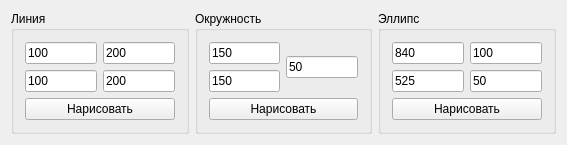
<?xml version="1.0" encoding="UTF-8"?>
<ui version="4.0">
 <class>Lab1</class>
 <widget class="QWidget" name="Lab1">
  <property name="enabled">
   <bool>true</bool>
  </property>
  <property name="geometry">
   <rect>
    <x>0</x>
    <y>0</y>
    <width>567</width>
    <height>130</height>
   </rect>
  </property>
  <property name="windowTitle">
   <string>Лабораторная №1</string>
  </property>
  <layout class="QGridLayout" name="gridLayout_4">
   <item row="0" column="0">
    <layout class="QVBoxLayout" name="verticalLayout">
     <item>
      <layout class="QHBoxLayout" name="horizontalLayout">
       <item>
        <widget class="QGroupBox" name="groupBox">
         <property name="title">
          <string>Линия</string>
         </property>
         <layout class="QGridLayout" name="gridLayout">
          <item row="0" column="0">
           <widget class="QLineEdit" name="lineX1">
            <property name="text">
             <string>100</string>
            </property>
           </widget>
          </item>
          <item row="0" column="1">
           <widget class="QLineEdit" name="lineX2">
            <property name="text">
             <string>200</string>
            </property>
           </widget>
          </item>
          <item row="1" column="1">
           <widget class="QLineEdit" name="lineY2">
            <property name="text">
             <string>200</string>
            </property>
           </widget>
          </item>
          <item row="2" column="0" colspan="2">
           <widget class="QPushButton" name="buttonLine">
            <property name="text">
             <string>Нарисовать</string>
            </property>
           </widget>
          </item>
          <item row="1" column="0">
           <widget class="QLineEdit" name="lineY1">
            <property name="text">
             <string>100</string>
            </property>
           </widget>
          </item>
         </layout>
         <zorder>lineY1</zorder>
         <zorder>lineX1</zorder>
         <zorder>buttonLine</zorder>
         <zorder>lineY2</zorder>
         <zorder>lineX2</zorder>
        </widget>
       </item>
       <item>
        <widget class="QGroupBox" name="groupBox_2">
         <property name="title">
          <string>Окружность</string>
         </property>
         <layout class="QGridLayout" name="gridLayout_2">
          <item row="2" column="0" colspan="2">
           <widget class="QPushButton" name="buttonRing">
            <property name="text">
             <string>Нарисовать</string>
            </property>
           </widget>
          </item>
          <item row="1" column="0">
           <widget class="QLineEdit" name="lineY">
            <property name="text">
             <string>150</string>
            </property>
           </widget>
          </item>
          <item row="0" column="0">
           <widget class="QLineEdit" name="lineX">
            <property name="text">
             <string>150</string>
            </property>
           </widget>
          </item>
          <item row="0" column="1" rowspan="2">
           <widget class="QLineEdit" name="lineR">
            <property name="text">
             <string>50</string>
            </property>
           </widget>
          </item>
         </layout>
        </widget>
       </item>
       <item>
        <widget class="QGroupBox" name="groupBox_3">
         <property name="title">
          <string>Эллипс</string>
         </property>
         <layout class="QGridLayout" name="gridLayout_3">
          <item row="0" column="1">
           <widget class="QLineEdit" name="lineRX">
            <property name="text">
             <string>100</string>
            </property>
           </widget>
          </item>
          <item row="1" column="0">
           <widget class="QLineEdit" name="lineYC">
            <property name="text">
             <string>525</string>
            </property>
           </widget>
          </item>
          <item row="2" column="0" colspan="2">
           <widget class="QPushButton" name="buttonElipse">
            <property name="text">
             <string>Нарисовать</string>
            </property>
           </widget>
          </item>
          <item row="1" column="1">
           <widget class="QLineEdit" name="lineRY">
            <property name="text">
             <string>50</string>
            </property>
           </widget>
          </item>
          <item row="0" column="0">
           <widget class="QLineEdit" name="lineXC">
            <property name="text">
             <string>840</string>
            </property>
           </widget>
          </item>
         </layout>
        </widget>
       </item>
      </layout>
     </item>
    </layout>
   </item>
  </layout>
  <zorder></zorder>
 </widget>
 <layoutdefault spacing="6" margin="11"/>
 <resources/>
 <connections/>
</ui>
